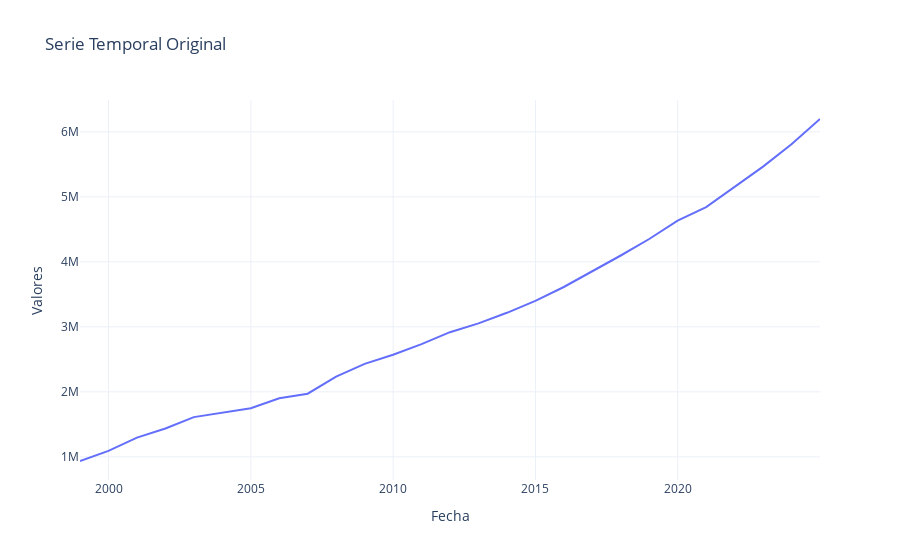

The cell this chart's notebook holds for it:
### Code cell
analisis_st.graficar_serie()

### Figure 1 — Plotly figure (JSON) as saved in the notebook; plotly's stock layout.template omitted (floating-point values rounded to 4 significant figures)
{"data": [{"hovertemplate": "Fecha=%{x}<br>Valores=%{y}<extra></extra>", "legendgroup": "", "line": {"color": "#636efa", "dash": "solid"}, "marker": {"symbol": "circle"}, "mode": "lines", "name": "", "orientation": "v", "showlegend": false, "type": "scatter", "x": ["1998-12-31T00:00:00", "1999-12-31T00:00:00", "2000-12-31T00:00:00", "2001-12-31T00:00:00", "2002-12-31T00:00:00", "2003-12-31T00:00:00", "2004-12-31T00:00:00", "2005-12-31T00:00:00", "2006-12-31T00:00:00", "2007-12-31T00:00:00", "2008-12-31T00:00:00", "2009-12-31T00:00:00", "2010-12-31T00:00:00", "2011-12-31T00:00:00", "2012-12-31T00:00:00", "2013-12-31T00:00:00", "2014-12-31T00:00:00", "2015-12-31T00:00:00", "2016-12-31T00:00:00", "2017-12-31T00:00:00", "2018-12-31T00:00:00", "2019-12-31T00:00:00", "2020-12-31T00:00:00", "2021-12-31T00:00:00", "2022-12-31T00:00:00", "2023-12-31T00:00:00", "2024-12-31T00:00:00"], "xaxis": "x", "y": [936083, 1090833, 1294998, 1436165, 1611023, 1680382, 1746756, 1900564, 1971011, 2234307, 2429562, 2570220, 2734740, 2917573, 3052686, 3215773, 3398662, 3612964, 3854038, 4097338, 4350884, 4634876, 4842367, 5152448, 5463996, 5809136, 6197219], "yaxis": "y"}], "layout": {"legend": {"tracegroupgap": 0}, "title": {"text": "Serie Temporal Original"}, "xaxis": {"anchor": "y", "domain": [0, 1], "title": {"text": "Fecha"}}, "yaxis": {"anchor": "x", "domain": [0, 1], "title": {"text": "Valores"}}}}
